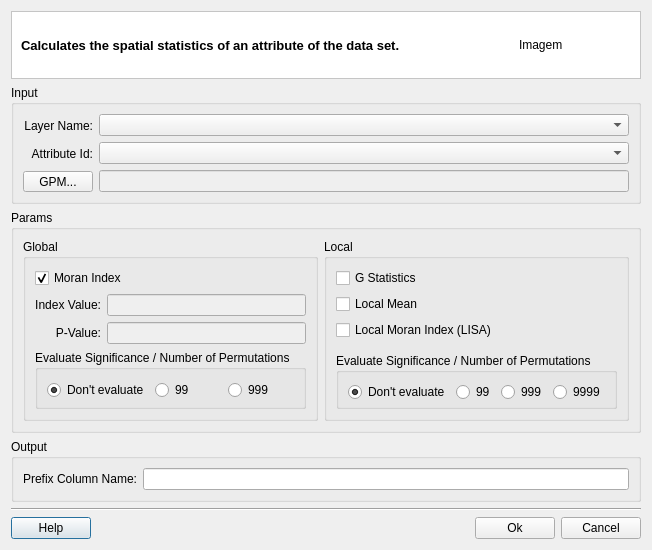
<?xml version="1.0" encoding="UTF-8"?>
<ui version="4.0">
 <class>SpatialStatisticsDialogForm</class>
 <widget class="QDialog" name="SpatialStatisticsDialogForm">
  <property name="geometry">
   <rect>
    <x>0</x>
    <y>0</y>
    <width>579</width>
    <height>504</height>
   </rect>
  </property>
  <property name="windowTitle">
   <string>Spatial Statistics</string>
  </property>
  <layout class="QGridLayout" name="gridLayout_21">
   <property name="sizeConstraint">
    <enum>QLayout::SetFixedSize</enum>
   </property>
   <item row="0" column="0">
    <layout class="QGridLayout" name="gridLayout_20">
     <item row="0" column="0">
      <widget class="QFrame" name="frame">
       <property name="styleSheet">
        <string notr="true">QWidget { background: white }</string>
       </property>
       <property name="frameShape">
        <enum>QFrame::StyledPanel</enum>
       </property>
       <property name="frameShadow">
        <enum>QFrame::Sunken</enum>
       </property>
       <layout class="QGridLayout" name="gridLayout_2">
        <item row="0" column="0">
         <widget class="QLabel" name="m_titleLabel">
          <property name="font">
           <font>
            <pointsize>10</pointsize>
            <weight>75</weight>
            <bold>true</bold>
           </font>
          </property>
          <property name="text">
           <string>Calculates the spatial statistics of an attribute of the data set.</string>
          </property>
         </widget>
        </item>
        <item row="0" column="1">
         <widget class="QLabel" name="m_imgLabel">
          <property name="minimumSize">
           <size>
            <width>112</width>
            <height>48</height>
           </size>
          </property>
          <property name="maximumSize">
           <size>
            <width>48</width>
            <height>48</height>
           </size>
          </property>
          <property name="text">
           <string>Imagem</string>
          </property>
         </widget>
        </item>
       </layout>
      </widget>
     </item>
     <item row="1" column="0">
      <widget class="QGroupBox" name="groupBox">
       <property name="title">
        <string>Input</string>
       </property>
       <property name="flat">
        <bool>true</bool>
       </property>
       <layout class="QGridLayout" name="gridLayout_6">
        <item row="0" column="0">
         <layout class="QGridLayout" name="gridLayout_5">
          <item row="0" column="0">
           <layout class="QGridLayout" name="gridLayout_3">
            <item row="1" column="0">
             <widget class="QLabel" name="label">
              <property name="minimumSize">
               <size>
                <width>70</width>
                <height>0</height>
               </size>
              </property>
              <property name="text">
               <string>Layer Name:</string>
              </property>
              <property name="alignment">
               <set>Qt::AlignRight|Qt::AlignTrailing|Qt::AlignVCenter</set>
              </property>
             </widget>
            </item>
            <item row="2" column="0">
             <widget class="QLabel" name="label_2">
              <property name="minimumSize">
               <size>
                <width>70</width>
                <height>0</height>
               </size>
              </property>
              <property name="text">
               <string>Attribute Id:</string>
              </property>
              <property name="alignment">
               <set>Qt::AlignRight|Qt::AlignTrailing|Qt::AlignVCenter</set>
              </property>
             </widget>
            </item>
            <item row="3" column="0">
             <widget class="QToolButton" name="m_gpmToolButton">
              <property name="sizePolicy">
               <sizepolicy hsizetype="Minimum" vsizetype="Fixed">
                <horstretch>0</horstretch>
                <verstretch>0</verstretch>
               </sizepolicy>
              </property>
              <property name="text">
               <string>GPM...</string>
              </property>
              <property name="toolButtonStyle">
               <enum>Qt::ToolButtonTextBesideIcon</enum>
              </property>
             </widget>
            </item>
           </layout>
          </item>
          <item row="0" column="1">
           <layout class="QGridLayout" name="gridLayout_4">
            <item row="2" column="0">
             <widget class="QComboBox" name="m_attrIdComboBox">
              <property name="enabled">
               <bool>true</bool>
              </property>
              <property name="sizePolicy">
               <sizepolicy hsizetype="MinimumExpanding" vsizetype="Fixed">
                <horstretch>0</horstretch>
                <verstretch>0</verstretch>
               </sizepolicy>
              </property>
             </widget>
            </item>
            <item row="1" column="0">
             <widget class="QComboBox" name="m_inputLayerComboBox"/>
            </item>
            <item row="3" column="0">
             <widget class="QLineEdit" name="m_gpmLineEdit">
              <property name="enabled">
               <bool>false</bool>
              </property>
             </widget>
            </item>
           </layout>
          </item>
         </layout>
        </item>
       </layout>
      </widget>
     </item>
     <item row="2" column="0">
      <widget class="QGroupBox" name="groupBox_3">
       <property name="title">
        <string>Params</string>
       </property>
       <property name="flat">
        <bool>true</bool>
       </property>
       <layout class="QGridLayout" name="gridLayout_19">
        <item row="0" column="0">
         <layout class="QGridLayout" name="gridLayout_18">
          <item row="0" column="0">
           <widget class="QGroupBox" name="groupBox_4">
            <property name="title">
             <string>Global</string>
            </property>
            <property name="flat">
             <bool>true</bool>
            </property>
            <layout class="QGridLayout" name="gridLayout_13">
             <item row="0" column="0">
              <layout class="QGridLayout" name="gridLayout_12">
               <item row="0" column="0">
                <layout class="QGridLayout" name="gridLayout_10">
                 <item row="0" column="0">
                  <widget class="QCheckBox" name="m_globalMoranIndexCheckBox">
                   <property name="text">
                    <string>Moran Index</string>
                   </property>
                   <property name="checked">
                    <bool>true</bool>
                   </property>
                  </widget>
                 </item>
                 <item row="1" column="0">
                  <layout class="QGridLayout" name="gridLayout_9">
                   <item row="0" column="0">
                    <widget class="QLabel" name="label_4">
                     <property name="text">
                      <string>Index Value:</string>
                     </property>
                     <property name="alignment">
                      <set>Qt::AlignRight|Qt::AlignTrailing|Qt::AlignVCenter</set>
                     </property>
                    </widget>
                   </item>
                   <item row="0" column="1">
                    <widget class="QLineEdit" name="m_globalMoranIndexValueLineEdit">
                     <property name="enabled">
                      <bool>false</bool>
                     </property>
                    </widget>
                   </item>
                   <item row="1" column="0">
                    <widget class="QLabel" name="label_5">
                     <property name="text">
                      <string>P-Value:</string>
                     </property>
                     <property name="alignment">
                      <set>Qt::AlignRight|Qt::AlignTrailing|Qt::AlignVCenter</set>
                     </property>
                    </widget>
                   </item>
                   <item row="1" column="1">
                    <widget class="QLineEdit" name="m_globalMoranIndexPValueLineEdit">
                     <property name="enabled">
                      <bool>false</bool>
                     </property>
                    </widget>
                   </item>
                  </layout>
                 </item>
                </layout>
               </item>
               <item row="1" column="0">
                <widget class="QGroupBox" name="groupBox_5">
                 <property name="title">
                  <string>Evaluate Significance / Number of Permutations </string>
                 </property>
                 <property name="flat">
                  <bool>true</bool>
                 </property>
                 <layout class="QGridLayout" name="gridLayout_11">
                  <property name="bottomMargin">
                   <number>4</number>
                  </property>
                  <item row="0" column="0">
                   <widget class="QRadioButton" name="m_globalEvalNotRadioButton">
                    <property name="text">
                     <string>Don't evaluate</string>
                    </property>
                    <property name="checked">
                     <bool>true</bool>
                    </property>
                   </widget>
                  </item>
                  <item row="0" column="1">
                   <widget class="QRadioButton" name="m_globalEval99RadioButton">
                    <property name="text">
                     <string>99</string>
                    </property>
                   </widget>
                  </item>
                  <item row="0" column="2">
                   <widget class="QRadioButton" name="m_globalEval999RadioButton">
                    <property name="text">
                     <string>999</string>
                    </property>
                   </widget>
                  </item>
                 </layout>
                </widget>
               </item>
              </layout>
             </item>
            </layout>
           </widget>
          </item>
          <item row="0" column="1">
           <widget class="QGroupBox" name="groupBox_6">
            <property name="title">
             <string>Local</string>
            </property>
            <property name="flat">
             <bool>true</bool>
            </property>
            <layout class="QGridLayout" name="gridLayout_17">
             <item row="0" column="0">
              <layout class="QGridLayout" name="gridLayout_16">
               <item row="0" column="0">
                <layout class="QGridLayout" name="gridLayout_15">
                 <property name="bottomMargin">
                  <number>7</number>
                 </property>
                 <item row="0" column="0">
                  <widget class="QCheckBox" name="m_localGStatisticsCheckBox">
                   <property name="text">
                    <string>G Statistics</string>
                   </property>
                  </widget>
                 </item>
                 <item row="1" column="0">
                  <widget class="QCheckBox" name="m_localLocalMeanCheckBox">
                   <property name="text">
                    <string>Local Mean</string>
                   </property>
                  </widget>
                 </item>
                 <item row="2" column="0">
                  <widget class="QCheckBox" name="m_localMoranIndex">
                   <property name="text">
                    <string>Local Moran Index (LISA)</string>
                   </property>
                  </widget>
                 </item>
                </layout>
               </item>
               <item row="1" column="0">
                <widget class="QGroupBox" name="groupBox_7">
                 <property name="title">
                  <string>Evaluate Significance / Number of Permutations </string>
                 </property>
                 <property name="flat">
                  <bool>true</bool>
                 </property>
                 <layout class="QGridLayout" name="gridLayout_14">
                  <property name="bottomMargin">
                   <number>4</number>
                  </property>
                  <item row="0" column="0">
                   <widget class="QRadioButton" name="m_localEvalNotRadioButton">
                    <property name="text">
                     <string>Don't evaluate</string>
                    </property>
                    <property name="checked">
                     <bool>true</bool>
                    </property>
                   </widget>
                  </item>
                  <item row="0" column="1">
                   <widget class="QRadioButton" name="m_localEval99RadioButton">
                    <property name="text">
                     <string>99</string>
                    </property>
                   </widget>
                  </item>
                  <item row="0" column="2">
                   <widget class="QRadioButton" name="m_localEval999RadioButton">
                    <property name="text">
                     <string>999</string>
                    </property>
                   </widget>
                  </item>
                  <item row="0" column="3">
                   <widget class="QRadioButton" name="m_localEval9999RadioButton">
                    <property name="text">
                     <string>9999</string>
                    </property>
                   </widget>
                  </item>
                 </layout>
                </widget>
               </item>
              </layout>
             </item>
            </layout>
           </widget>
          </item>
         </layout>
        </item>
       </layout>
      </widget>
     </item>
     <item row="3" column="0">
      <widget class="QGroupBox" name="groupBox_2">
       <property name="title">
        <string>Output</string>
       </property>
       <property name="flat">
        <bool>true</bool>
       </property>
       <layout class="QGridLayout" name="gridLayout_8">
        <item row="0" column="0">
         <layout class="QGridLayout" name="gridLayout_7">
          <item row="0" column="0">
           <widget class="QLabel" name="label_3">
            <property name="minimumSize">
             <size>
              <width>45</width>
              <height>0</height>
             </size>
            </property>
            <property name="text">
             <string>Prefix Column Name:</string>
            </property>
            <property name="alignment">
             <set>Qt::AlignRight|Qt::AlignTrailing|Qt::AlignVCenter</set>
            </property>
           </widget>
          </item>
          <item row="0" column="1">
           <widget class="QLineEdit" name="m_prefixNameLineEdit"/>
          </item>
         </layout>
        </item>
       </layout>
      </widget>
     </item>
     <item row="4" column="0">
      <layout class="QGridLayout" name="gridLayout">
       <item row="0" column="0" colspan="4">
        <widget class="Line" name="line">
         <property name="orientation">
          <enum>Qt::Horizontal</enum>
         </property>
        </widget>
       </item>
       <item row="1" column="0">
        <widget class="te::qt::widgets::HelpPushButton" name="m_helpPushButton">
         <property name="text">
          <string>Help</string>
         </property>
        </widget>
       </item>
       <item row="1" column="1">
        <spacer name="horizontalSpacer">
         <property name="orientation">
          <enum>Qt::Horizontal</enum>
         </property>
         <property name="sizeHint" stdset="0">
          <size>
           <width>40</width>
           <height>20</height>
          </size>
         </property>
        </spacer>
       </item>
       <item row="1" column="2">
        <widget class="QPushButton" name="m_okPushButton">
         <property name="text">
          <string>Ok</string>
         </property>
        </widget>
       </item>
       <item row="1" column="3">
        <widget class="QPushButton" name="m_cancelPushButton">
         <property name="text">
          <string>Cancel</string>
         </property>
        </widget>
       </item>
      </layout>
     </item>
    </layout>
   </item>
  </layout>
 </widget>
 <customwidgets>
  <customwidget>
   <class>te::qt::widgets::HelpPushButton</class>
   <extends>QPushButton</extends>
   <header>terralib/qt/widgets/help/HelpPushButton.h</header>
  </customwidget>
 </customwidgets>
 <tabstops>
  <tabstop>m_inputLayerComboBox</tabstop>
  <tabstop>m_attrIdComboBox</tabstop>
  <tabstop>m_gpmLineEdit</tabstop>
  <tabstop>m_gpmToolButton</tabstop>
  <tabstop>m_globalMoranIndexCheckBox</tabstop>
  <tabstop>m_globalMoranIndexValueLineEdit</tabstop>
  <tabstop>m_globalMoranIndexPValueLineEdit</tabstop>
  <tabstop>m_globalEvalNotRadioButton</tabstop>
  <tabstop>m_globalEval99RadioButton</tabstop>
  <tabstop>m_globalEval999RadioButton</tabstop>
  <tabstop>m_localGStatisticsCheckBox</tabstop>
  <tabstop>m_localLocalMeanCheckBox</tabstop>
  <tabstop>m_localMoranIndex</tabstop>
  <tabstop>m_localEvalNotRadioButton</tabstop>
  <tabstop>m_localEval99RadioButton</tabstop>
  <tabstop>m_localEval999RadioButton</tabstop>
  <tabstop>m_localEval9999RadioButton</tabstop>
  <tabstop>m_prefixNameLineEdit</tabstop>
  <tabstop>m_okPushButton</tabstop>
  <tabstop>m_cancelPushButton</tabstop>
  <tabstop>m_helpPushButton</tabstop>
 </tabstops>
 <resources/>
 <connections/>
</ui>
